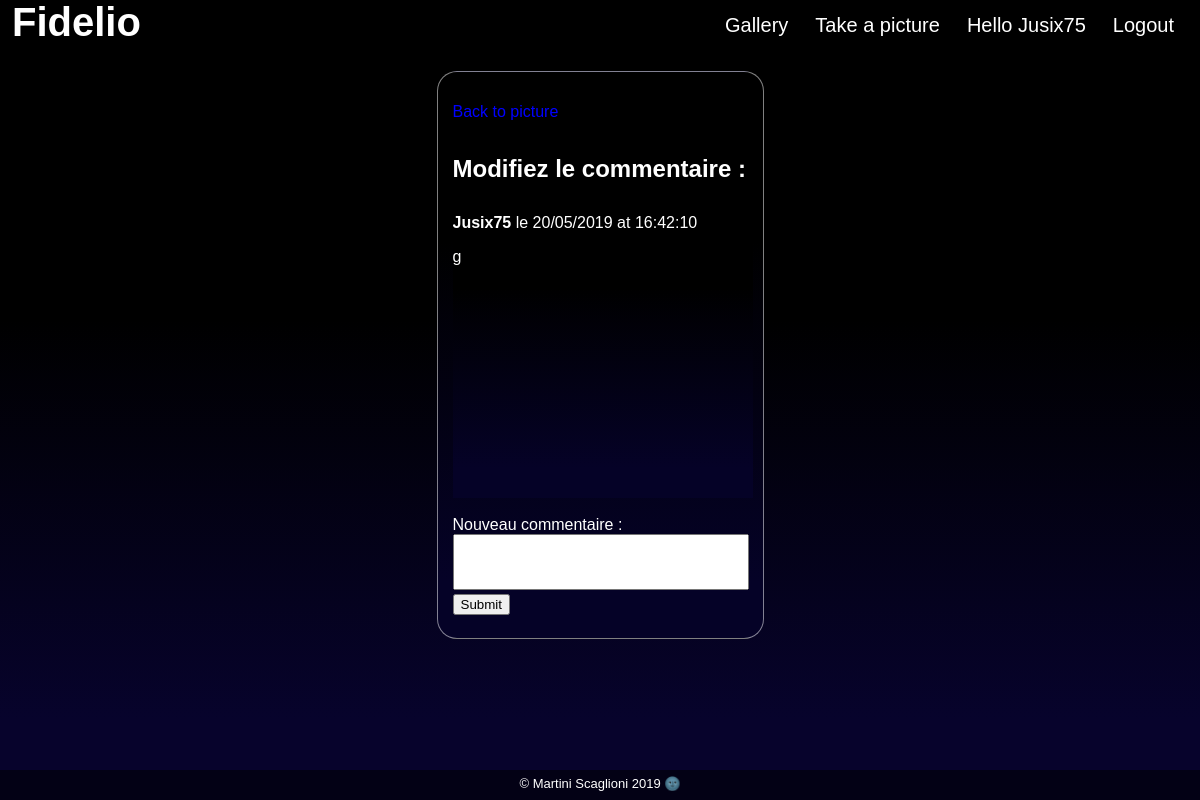
The app's page /index.php?view=updateCommentView&comment_id=17&picture_id=38 (signed in), older data.
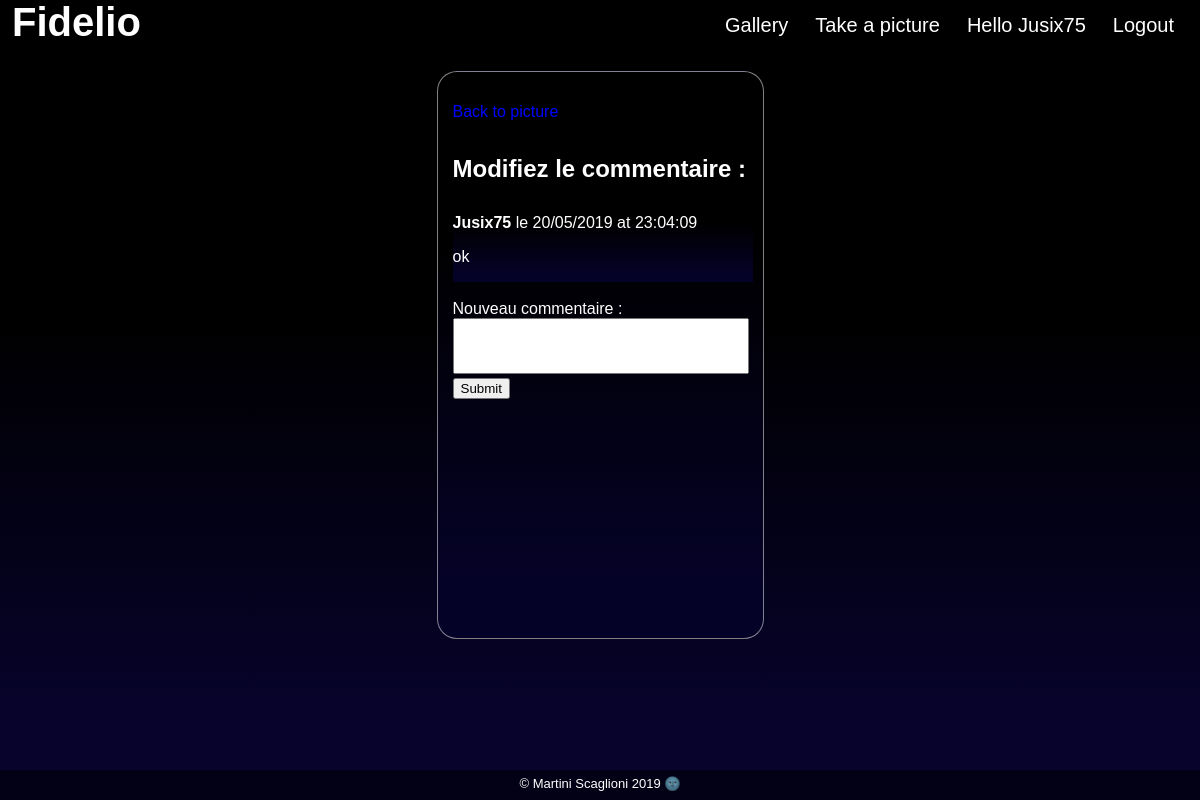
The same page, newer data.
### tables this page shows
CREATE TABLE `comments` (
  `id` int(11) NOT NULL,
  `picture_id` int(11) NOT NULL,
  `user_id` int(100) NOT NULL,
  `comment` text NOT NULL,
  `comment_date` datetime NOT NULL
);

### controller/commentsController.php (called while the page is built, shortened)
<?php
require_once $_SERVER['DOCUMENT_ROOT'].'/model/CommentManager.php';
function showCommentUpdateView($comment_id, $picture_id)
{
    $commentManager = new CommentManager();
    $userManager = new UserManager();
    $singleComment = $commentManager->getSingleComment($comment_id);
    $users = $userManager->getUsers();
    require('view/updateCommentView.php');
}

### model/UserManager.php (called while the page is built, shortened)
<?
class UserManager extends Manager
{
    public function getUsers()
    {
        $db = $this->dbConnect();
        $req = $db->query("SELECT user_id, user_name, user_email, user_password, hash, account_valid, notifications FROM users ORDER BY user_id");
        return $req;
    }
}

### model/CommentManager.php (called while the page is built, shortened)
<?
class CommentManager extends Manager
{
    public function getSingleComment($comment_id)
    {
        $db = $this->dbConnect();
        $comment = $db->prepare('SELECT picture_id, user_id, id, comment, DATE_FORMAT(comment_date, \'%d/%m/%Y at %H:%i:%s\') AS comment_date_fr FROM comments WHERE id = ? ORDER BY comment_date DESC');
        $comment->execute(array($comment_id));
        return $comment;
    }
}

### view/updateCommentView.php (the view, shortened to what this page needs)
    <?php
        $comment = $singleComment->fetchAll();
        $user = $users->fetchAll();
        for ($i = 0; $user[$i]; $i++)
        {
            if ($user[$i]['user_id'] == $comment[0]['user_id'])
            {
                $author = $user[$i]['user_name'];
            }
        }
    ?>
    <div class="update_comment_view">
        <p><a href="index.php?view=picture&id=<?= $picture_id ?>">Back to picture</a></p><br/>
        <h2>Modifiez le commentaire :</h2>
        <section class="edit_comment_section">
            <p><strong><?= htmlspecialchars($author) ?></strong> le <?= $comment[0]['comment_date_fr']?></p>
            <p><?= nl2br(htmlspecialchars($comment[0]['comment'])) ?></p>
        </section>
        <br>
        <form class="edit_comment_form" action="index.php?action=modifyComment&comment_id=<?= $comment[0]['id'] ?>&picture_id=<?= $picture_id ?>" method="post">
            <div>
                <label for="comment">Nouveau commentaire :</label><br />
                <textarea class="edit_comment_area" name="comment" required></textarea>
            </div>
            <div>
                <input type="submit" />
            </div>
        </form>
    </div>
<?php require('view/template.php'); ?>

Row changes from the older to the newer data that the page shows:
changed comments: comment "g" → "ok"
Text that changed along with them:
$comment[0]['comment_date_fr']: "20/05/2019 at 16:42:10" → "20/05/2019 at 23:04:09"
